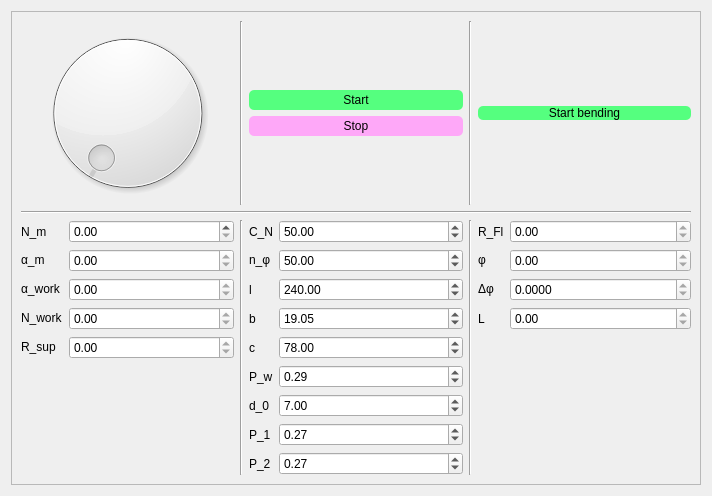
<?xml version="1.0" encoding="UTF-8"?>
<ui version="4.0">
 <class>Flexor</class>
 <widget class="QWidget" name="Flexor">
  <property name="geometry">
   <rect>
    <x>0</x>
    <y>0</y>
    <width>712</width>
    <height>496</height>
   </rect>
  </property>
  <property name="windowTitle">
   <string>Form</string>
  </property>
  <layout class="QGridLayout" name="gridLayout">
   <item row="0" column="0">
    <widget class="QScrollArea" name="scrollArea">
     <property name="widgetResizable">
      <bool>true</bool>
     </property>
     <widget class="QWidget" name="scrollAreaWidgetContents">
      <property name="geometry">
       <rect>
        <x>0</x>
        <y>0</y>
        <width>692</width>
        <height>476</height>
       </rect>
      </property>
      <layout class="QGridLayout" name="gridLayout_3">
       <item row="0" column="0">
        <layout class="QGridLayout" name="gridLayout_2">
         <item row="0" column="3">
          <widget class="Line" name="line_3">
           <property name="orientation">
            <enum>Qt::Vertical</enum>
           </property>
          </widget>
         </item>
         <item row="2" column="4">
          <layout class="QFormLayout" name="formLayout_3">
           <item row="0" column="0">
            <widget class="QLabel" name="label_12">
             <property name="text">
              <string>R_Fl</string>
             </property>
            </widget>
           </item>
           <item row="0" column="1">
            <widget class="QDoubleSpinBox" name="value_R_Fl">
             <property name="readOnly">
              <bool>true</bool>
             </property>
             <property name="maximum">
              <double>1000.000000000000000</double>
             </property>
            </widget>
           </item>
           <item row="1" column="0">
            <widget class="QLabel" name="label_13">
             <property name="text">
              <string>&lt;p&gt;&amp;#966;</string>
             </property>
            </widget>
           </item>
           <item row="1" column="1">
            <widget class="QDoubleSpinBox" name="value_phi">
             <property name="readOnly">
              <bool>true</bool>
             </property>
             <property name="maximum">
              <double>1000.000000000000000</double>
             </property>
            </widget>
           </item>
           <item row="2" column="0">
            <widget class="QLabel" name="label_14">
             <property name="text">
              <string>&lt;p&gt;&amp;#916;&amp;#966;</string>
             </property>
            </widget>
           </item>
           <item row="2" column="1">
            <widget class="QDoubleSpinBox" name="value_delta_phi">
             <property name="readOnly">
              <bool>true</bool>
             </property>
             <property name="decimals">
              <number>4</number>
             </property>
             <property name="maximum">
              <double>1000.000000000000000</double>
             </property>
            </widget>
           </item>
           <item row="3" column="0">
            <widget class="QLabel" name="label_19">
             <property name="text">
              <string>L</string>
             </property>
            </widget>
           </item>
           <item row="3" column="1">
            <widget class="QDoubleSpinBox" name="value_L">
             <property name="readOnly">
              <bool>true</bool>
             </property>
             <property name="maximum">
              <double>1000.000000000000000</double>
             </property>
            </widget>
           </item>
          </layout>
         </item>
         <item row="2" column="1">
          <widget class="Line" name="line_5">
           <property name="orientation">
            <enum>Qt::Vertical</enum>
           </property>
          </widget>
         </item>
         <item row="0" column="0">
          <widget class="QDial" name="dial_flexor">
           <property name="maximum">
            <number>42</number>
           </property>
           <property name="singleStep">
            <number>1</number>
           </property>
          </widget>
         </item>
         <item row="2" column="3">
          <widget class="Line" name="line_4">
           <property name="orientation">
            <enum>Qt::Vertical</enum>
           </property>
          </widget>
         </item>
         <item row="1" column="0" colspan="5">
          <widget class="Line" name="line">
           <property name="orientation">
            <enum>Qt::Horizontal</enum>
           </property>
          </widget>
         </item>
         <item row="0" column="1">
          <widget class="Line" name="line_2">
           <property name="orientation">
            <enum>Qt::Vertical</enum>
           </property>
          </widget>
         </item>
         <item row="2" column="2">
          <layout class="QFormLayout" name="formLayout_2">
           <item row="0" column="0">
            <widget class="QLabel" name="label_6">
             <property name="text">
              <string>C_N</string>
             </property>
            </widget>
           </item>
           <item row="0" column="1">
            <widget class="QDoubleSpinBox" name="value_C_N">
             <property name="maximum">
              <double>1000.000000000000000</double>
             </property>
             <property name="value">
              <double>50.000000000000000</double>
             </property>
            </widget>
           </item>
           <item row="1" column="0">
            <widget class="QLabel" name="label_7">
             <property name="text">
              <string>&lt;p&gt;n_&amp;#966;&lt;/p&gt;</string>
             </property>
            </widget>
           </item>
           <item row="1" column="1">
            <widget class="QDoubleSpinBox" name="value_n_phi">
             <property name="maximum">
              <double>1000.000000000000000</double>
             </property>
             <property name="value">
              <double>50.000000000000000</double>
             </property>
            </widget>
           </item>
           <item row="2" column="0">
            <widget class="QLabel" name="label_8">
             <property name="text">
              <string>l</string>
             </property>
            </widget>
           </item>
           <item row="2" column="1">
            <widget class="QDoubleSpinBox" name="value_l">
             <property name="maximum">
              <double>1000.000000000000000</double>
             </property>
             <property name="value">
              <double>240.000000000000000</double>
             </property>
            </widget>
           </item>
           <item row="3" column="0">
            <widget class="QLabel" name="label_9">
             <property name="text">
              <string>b</string>
             </property>
            </widget>
           </item>
           <item row="3" column="1">
            <widget class="QDoubleSpinBox" name="value_b">
             <property name="maximum">
              <double>1000.000000000000000</double>
             </property>
             <property name="value">
              <double>19.050000000000001</double>
             </property>
            </widget>
           </item>
           <item row="4" column="0">
            <widget class="QLabel" name="label_10">
             <property name="text">
              <string>c</string>
             </property>
            </widget>
           </item>
           <item row="4" column="1">
            <widget class="QDoubleSpinBox" name="value_c">
             <property name="maximum">
              <double>1000.000000000000000</double>
             </property>
             <property name="value">
              <double>78.000000000000000</double>
             </property>
            </widget>
           </item>
           <item row="6" column="0">
            <widget class="QLabel" name="label_11">
             <property name="text">
              <string>d_0</string>
             </property>
            </widget>
           </item>
           <item row="6" column="1">
            <widget class="QDoubleSpinBox" name="value_d_0">
             <property name="maximum">
              <double>1000.000000000000000</double>
             </property>
             <property name="value">
              <double>7.000000000000000</double>
             </property>
            </widget>
           </item>
           <item row="7" column="0">
            <widget class="QLabel" name="label_20">
             <property name="text">
              <string>P_1</string>
             </property>
            </widget>
           </item>
           <item row="8" column="0">
            <widget class="QLabel" name="label_21">
             <property name="text">
              <string>P_2</string>
             </property>
            </widget>
           </item>
           <item row="7" column="1">
            <widget class="QDoubleSpinBox" name="value_P1">
             <property name="maximum">
              <double>1000.000000000000000</double>
             </property>
             <property name="value">
              <double>0.270000000000000</double>
             </property>
            </widget>
           </item>
           <item row="8" column="1">
            <widget class="QDoubleSpinBox" name="value_P2">
             <property name="maximum">
              <double>1000.000000000000000</double>
             </property>
             <property name="value">
              <double>0.270000000000000</double>
             </property>
            </widget>
           </item>
           <item row="5" column="0">
            <widget class="QLabel" name="label_22">
             <property name="text">
              <string>P_w</string>
             </property>
            </widget>
           </item>
           <item row="5" column="1">
            <widget class="QDoubleSpinBox" name="value_P_w">
             <property name="value">
              <double>0.290000000000000</double>
             </property>
            </widget>
           </item>
          </layout>
         </item>
         <item row="2" column="0">
          <layout class="QFormLayout" name="formLayout">
           <item row="0" column="0">
            <widget class="QLabel" name="label">
             <property name="text">
              <string>N_m</string>
             </property>
            </widget>
           </item>
           <item row="1" column="0">
            <widget class="QLabel" name="label_2">
             <property name="text">
              <string>&lt;p&gt;&amp;#945;_m&lt;/p&gt;</string>
             </property>
            </widget>
           </item>
           <item row="2" column="0">
            <widget class="QLabel" name="label_3">
             <property name="text">
              <string>&lt;p&gt;&amp;#945;_work&lt;/p&gt;</string>
             </property>
            </widget>
           </item>
           <item row="3" column="0">
            <widget class="QLabel" name="label_4">
             <property name="text">
              <string>&lt;p&gt;N_work&lt;/p&gt;</string>
             </property>
            </widget>
           </item>
           <item row="4" column="0">
            <widget class="QLabel" name="label_5">
             <property name="text">
              <string>&lt;p&gt;R_sup&lt;/p&gt;</string>
             </property>
            </widget>
           </item>
           <item row="1" column="1">
            <widget class="QDoubleSpinBox" name="value_alpha_m">
             <property name="enabled">
              <bool>true</bool>
             </property>
             <property name="readOnly">
              <bool>true</bool>
             </property>
             <property name="maximum">
              <double>1000.000000000000000</double>
             </property>
            </widget>
           </item>
           <item row="2" column="1">
            <widget class="QDoubleSpinBox" name="value_alpha_work">
             <property name="readOnly">
              <bool>true</bool>
             </property>
             <property name="maximum">
              <double>1000.000000000000000</double>
             </property>
            </widget>
           </item>
           <item row="3" column="1">
            <widget class="QDoubleSpinBox" name="value_N_work">
             <property name="readOnly">
              <bool>true</bool>
             </property>
             <property name="maximum">
              <double>1000.000000000000000</double>
             </property>
            </widget>
           </item>
           <item row="4" column="1">
            <widget class="QDoubleSpinBox" name="value_R_sup">
             <property name="readOnly">
              <bool>true</bool>
             </property>
             <property name="maximum">
              <double>1000000.000000000000000</double>
             </property>
            </widget>
           </item>
           <item row="0" column="1">
            <widget class="QDoubleSpinBox" name="value_N_m">
             <property name="maximum">
              <double>160.000000000000000</double>
             </property>
            </widget>
           </item>
          </layout>
         </item>
         <item row="0" column="2">
          <layout class="QVBoxLayout" name="verticalLayout_2">
           <item>
            <spacer name="verticalSpacer_3">
             <property name="orientation">
              <enum>Qt::Vertical</enum>
             </property>
             <property name="sizeHint" stdset="0">
              <size>
               <width>20</width>
               <height>40</height>
              </size>
             </property>
            </spacer>
           </item>
           <item>
            <widget class="QPushButton" name="button_start">
             <property name="minimumSize">
              <size>
               <width>0</width>
               <height>20</height>
              </size>
             </property>
             <property name="styleSheet">
              <string notr="true">QPushButton:!pressed
{
	background-color: rgb(85,255,127);
	border-radius: 5px;
	font: 12pt &quot;Arial&amp;quot&quot;;
}

QPushButton:pressed
{
	background-color: rgb(85,255,127);
	border-radius: 5px;
	font: 11pt &quot;Arial&amp;quot&quot;;
}</string>
             </property>
             <property name="text">
              <string>Start</string>
             </property>
            </widget>
           </item>
           <item>
            <widget class="QPushButton" name="button_stop">
             <property name="minimumSize">
              <size>
               <width>0</width>
               <height>20</height>
              </size>
             </property>
             <property name="styleSheet">
              <string notr="true">QPushButton:!pressed
{
	background-color: rgb(254, 168, 248);
	border-radius: 5px;
	font: 12pt &quot;Arial&amp;quot&quot;;
}

QPushButton:pressed
{
	background-color: rgb(254, 168, 248);
	border-radius: 5px;
	font: 11pt &quot;Arial&amp;quot&quot;;
}</string>
             </property>
             <property name="text">
              <string>Stop</string>
             </property>
            </widget>
           </item>
           <item>
            <spacer name="verticalSpacer_2">
             <property name="orientation">
              <enum>Qt::Vertical</enum>
             </property>
             <property name="sizeHint" stdset="0">
              <size>
               <width>20</width>
               <height>40</height>
              </size>
             </property>
            </spacer>
           </item>
          </layout>
         </item>
         <item row="0" column="4">
          <layout class="QGridLayout" name="gridLayout_4">
           <item row="1" column="0">
            <widget class="QPushButton" name="button_bending">
             <property name="styleSheet">
              <string notr="true">QPushButton:!pressed
{
	background-color: rgb(85,255,127);
	border-radius: 5px;
	font: 12pt &quot;Arial&amp;quot&quot;;
}

QPushButton:pressed
{
	background-color: rgb(85,255,127);
	border-radius: 5px;
	font: 11pt &quot;Arial&amp;quot&quot;;
}</string>
             </property>
             <property name="text">
              <string>Start bending</string>
             </property>
            </widget>
           </item>
           <item row="0" column="0">
            <spacer name="verticalSpacer">
             <property name="orientation">
              <enum>Qt::Vertical</enum>
             </property>
             <property name="sizeHint" stdset="0">
              <size>
               <width>20</width>
               <height>40</height>
              </size>
             </property>
            </spacer>
           </item>
           <item row="2" column="0">
            <spacer name="verticalSpacer_4">
             <property name="orientation">
              <enum>Qt::Vertical</enum>
             </property>
             <property name="sizeHint" stdset="0">
              <size>
               <width>20</width>
               <height>40</height>
              </size>
             </property>
            </spacer>
           </item>
          </layout>
         </item>
        </layout>
       </item>
      </layout>
     </widget>
    </widget>
   </item>
  </layout>
 </widget>
 <resources/>
 <connections/>
</ui>
